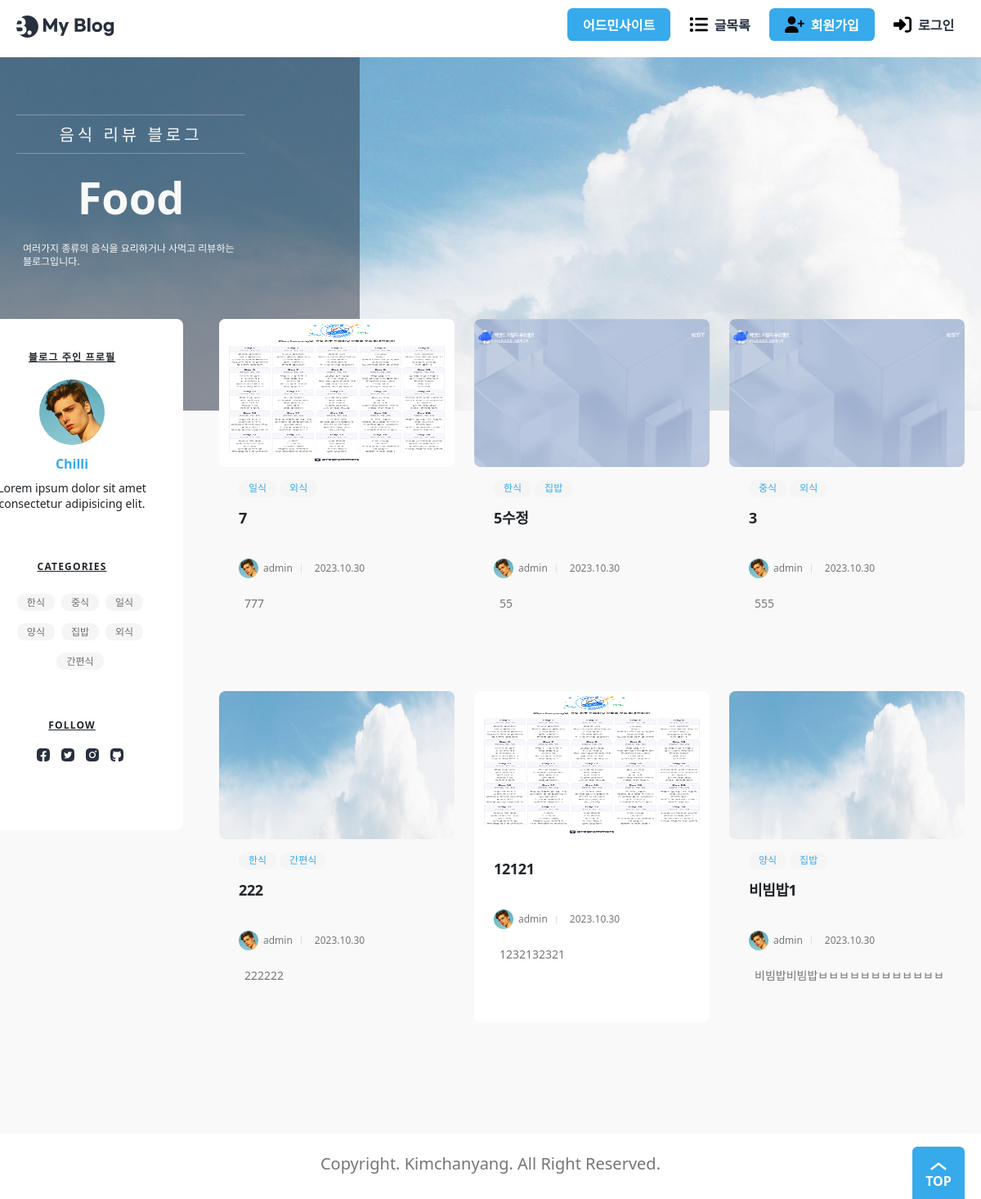
The app's page /, older data.
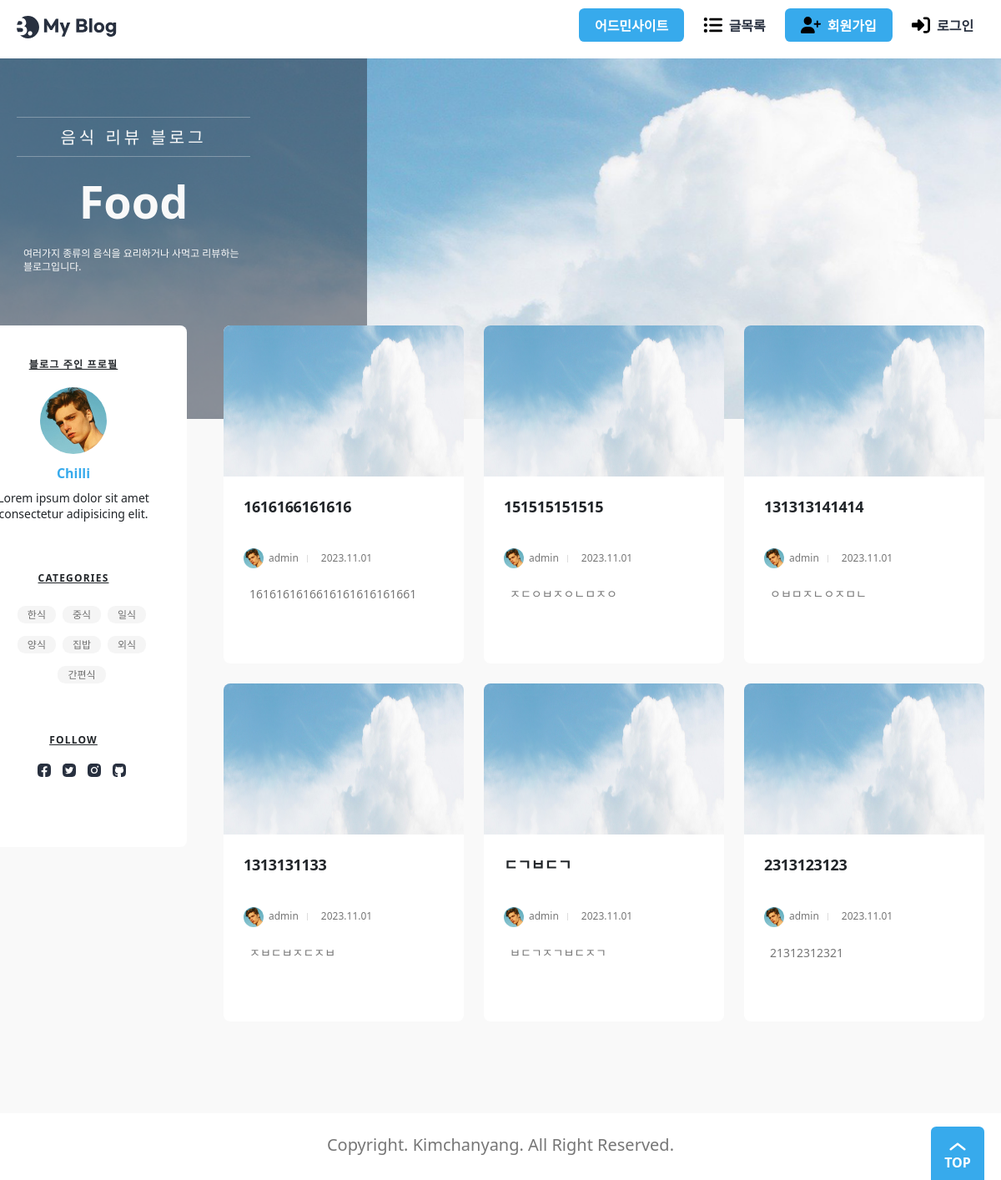
The same page, newer data.
### blog/models.py (models this page shows, shortened)
class Post(models.Model):
    title = models.CharField(_("제목"), max_length=50)
    content = models.TextField(_("내용"))
    head_image = models.ImageField(
        _("메인 이미지"), upload_to="blog/images/%Y/%m/%d/", blank=True
    )
    file_upload = models.FileField(
        _("파일"), upload_to="blog/files/%Y/%m/%d/", blank=True
    )
    created_at = models.DateTimeField(_("작성일자"), auto_now_add=True)
    updated_at = models.DateTimeField(_("수정일자"), auto_now=True)
    author = models.ForeignKey(User, on_delete=models.CASCADE, verbose_name="작성자")
    tags = models.ManyToManyField("Tag", blank=True, verbose_name="태그")
    view_count = models.PositiveIntegerField(verbose_name="조회수", default=0)
    likes_count = models.PositiveIntegerField(verbose_name="좋아요", default=0)

class Tag(models.Model):
    name = models.CharField(max_length=50, unique=True, verbose_name="태그 이름")
    def __str__(self):
        return self.name

### accounts/models.py (models this page shows)
class User(AbstractUser):
    nickname = models.CharField(_("닉네임"), max_length=50)
    profile_img = models.ImageField(
        _("프로필 사진"), upload_to=user_directory_path, blank=True
    )
    class Meta:
        db_table = "User"

### main/views.py (the view)
class PostPick6(ListView):
    model = Post
    ordering = "-pk"
    template_name = "main/index.html"
    def get_queryset(self):
        return Post.objects.all().order_by("-pk")[:6]

### templates/main/index.html (shortened to what this page needs)
{% extends "base.html" %}
{% block main %}
{% load static %}
<div class="banner">
    <div class="max-width">
        <div class="banner-contents">
            <p class="sub-text">음식 리뷰 블로그</p>
            <p class="main-text">Food</p>
            <p class="description">
                여러가지 종류의 음식을 요리하거나 사먹고 리뷰하는 블로그입니다.
            </p>
        </div>
    </div>
</div>
<main>
    <div class="max-width">
        <ul class="posts">
            {% for post in object_list %}
            <li>
                <a href="{% url 'post_detail' post.id %}" class="post">
                    <article>
                        {% if post.head_image %}
                        <img src="{{ post.head_image.url }}" alt="" style="width: 288px;height: 181px;">
                        {% else %}
                        <img src="{% static 'images/background.jpg' %}" alt="" style="width: 288px;height: 181px;">
                        {% endif %}
                        <div class="contents-wrap">
                            <dl class="category">
                                {% for tag in post.tags.iterator %}
                                <dd><a href="{% url 'post_search_tag' tag %}">{{tag}}</a></dd>
                                {% endfor %}
                            </dl>
                            <h3>{{post.title}}</h3>
                            <dl class="author-wrap">
                                <dd class="author"><img src="{% static './images/profile.jpg' %}" alt="">{{post.author}}
                                </dd>
                                <dd class="created">{{post.created_at|date:'Y.m.d'}}</dd>
                            </dl>
                            <p class="post-description">
                                {{post.content}}
                            </p>
                        </div>
                    </article>
                </a>
            </li>
            {% endfor %}
        </ul>
        <aside class="about">
            <h2>블로그 주인 프로필</h2>
            <img src="{% static './assets/profile.jpg' %}" alt="" class="user-profile">
            <p class="user-name">Chilli</p>
            <p class="user-description">Lorem ipsum dolor sit amet consectetur adipisicing elit.</p>
            <h3>Categories</h3>
            <ul class="categories">
                <li><a href="{% url 'post_search_tag' '한식' %}">한식</a></li>
                <li><a href="{% url 'post_search_tag' '중식' %}">중식</a></li>
                <li><a href="{% url 'post_search_tag' '일식' %}">일식</a></li>
                <li><a href="{% url 'post_search_tag' '양식' %}">양식</a></li>
                <li><a href="{% url 'post_search_tag' '집밥' %}">집밥</a></li>
                <li><a href="{% url 'post_search_tag' '외식' %}">외식</a></li>
                <li><a href="{% url 'post_search_tag' '간편식' %}">간편식</a></li>
            </ul>
            <h3>Follow</h3>
            <ul class="sns">
                <li>
                    <a href="#">
                        <img src="{% static './assets/Facebook.svg' %}" alt="Facebook">
                    </a>
                </li>
                <li>
                    <a href="#">
                        <img src="{% static './assets/Twitter.svg' %}" alt="Twitter">
                    </a>
                </li>
                <li>
                    <a href="#">
                        <img src="{% static './assets/Instagram.svg' %}" alt="Instagram">
                    </a>
                </li>
                <li>
                    <a href="#">
                        <img src="{% static './assets/GitHub.svg' %}" alt="GitHub">
                    </a>
                </li>
            </ul>
        </aside>
    </div>
</main>
{% endblock main %}

Row changes from the older to the newer data that the page shows:
no longer on this page (row edited): Post: head_image (picture), title "7", author "admin", created_at "2023.10.30", content "777"
no longer on this page (row unchanged): Tag: name "일식", shown under "7"
no longer on this page (row unchanged): Tag: name "외식"
no longer on this page (row edited): Post: head_image (picture), title "5수정", author "admin", created_at "2023.10.30", content "55"
no longer on this page (row unchanged): Tag: name "한식"
no longer on this page (row unchanged): Tag: name "집밥"
no longer on this page (row unchanged): Post: head_image (picture), title "3", author "admin", created_at "2023.10.30", content "555"
no longer on this page (row unchanged): Tag: name "중식", shown under "3"
no longer on this page (row unchanged): Post: title "222", author "admin", created_at "2023.10.30", content "222222"
no longer on this page (row unchanged): Tag: name "간편식", shown under "222"
no longer on this page (row edited): Post: head_image (picture), title "12121", author "admin", created_at "2023.10.30", content "1232132321"
no longer on this page (row edited): Post: title "비빔밥1", author "admin", created_at "2023.10.30", content "비빔밥비빔밥ㅂㅂㅂㅂㅂㅂㅂㅂㅂㅂㅂㅂ"
no longer on this page (row unchanged): Tag: name "양식", shown under "비빔밥1"
added Post: title "1616166161616", author "admin", created_at "2023.11.01", content "1616161616616161616161661"
added Post: title "151515151515", author "admin", created_at "2023.11.01", content "ㅈㄷㅇㅂㅈㅇㄴㅁㅈㅇ"
added Post: title "131313141414", author "admin", created_at "2023.11.01", content "ㅇㅂㅁㅈㄴㅇㅈㅁㄴ"
added Post: title "1313131133", author "admin", created_at "2023.11.01", content "ㅈㅂㄷㅂㅈㄷㅈㅂ"
added Post: title "ㄷㄱㅂㄷㄱ", author "admin", created_at "2023.11.01", content "ㅂㄷㄱㅈㄱㅂㄷㅈㄱ"
added Post: title "2313123123", author "admin", created_at "2023.11.01", content "21312312321"
